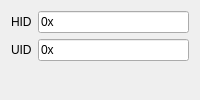
     <widget class="QWidget" name="hid_tab">
      <property name="toolTip">
       <string>HID</string>
      </property>
      <property name="statusTip">
       <string>HID</string>
      </property>
      <property name="whatsThis">
       <string>&lt;html&gt;&lt;head/&gt;&lt;body&gt;&lt;p&gt;HID&lt;/p&gt;&lt;/body&gt;&lt;/html&gt;</string>
      </property>
      <attribute name="icon">
       <iconset theme="system"></iconset>
      </attribute>
      <attribute name="title">
       <string>HID</string>
      </attribute>
      <layout class="QFormLayout" name="hid_layout">
       <property name="labelAlignment">
        <set>Qt::AlignRight|Qt::AlignTrailing|Qt::AlignVCenter</set>
       </property>
       <item row="0" column="0">
        <widget class="QLabel" name="hid_label">
         <property name="toolTip">
          <string>HID</string>
         </property>
         <property name="statusTip">
          <string>HID</string>
         </property>
         <property name="whatsThis">
          <string>&lt;html&gt;&lt;head/&gt;&lt;body&gt;&lt;p&gt;HID&lt;/p&gt;&lt;/body&gt;&lt;/html&gt;</string>
         </property>
         <property name="text">
          <string>HID</string>
         </property>
        </widget>
       </item>
       <item row="0" column="1">
        <widget class="QLineEdit" name="hid_text">
         <property name="toolTip">
          <string>HID</string>
         </property>
         <property name="statusTip">
          <string>HID</string>
         </property>
         <property name="whatsThis">
          <string>&lt;html&gt;&lt;head/&gt;&lt;body&gt;&lt;p&gt;HID in hexadecimal.&lt;/p&gt;&lt;/body&gt;&lt;/html&gt;</string>
         </property>
         <property name="inputMask">
          <string>&lt;\0\xhhhhhhhh</string>
         </property>
        </widget>
       </item>
       <item row="1" column="0">
        <widget class="QLabel" name="uid_label">
         <property name="toolTip">
          <string>UID</string>
         </property>
         <property name="statusTip">
          <string>UID</string>
         </property>
         <property name="whatsThis">
          <string>&lt;html&gt;&lt;head/&gt;&lt;body&gt;&lt;p&gt;UID&lt;/p&gt;&lt;/body&gt;&lt;/html&gt;</string>
         </property>
         <property name="text">
          <string>UID</string>
         </property>
        </widget>
       </item>
       <item row="1" column="1">
        <widget class="QLineEdit" name="uid_text">
         <property name="toolTip">
          <string>UID</string>
         </property>
         <property name="statusTip">
          <string>UID</string>
         </property>
         <property name="whatsThis">
          <string>&lt;html&gt;&lt;head/&gt;&lt;body&gt;&lt;p&gt;UID in hexadecimal.&lt;/p&gt;&lt;/body&gt;&lt;/html&gt;</string>
         </property>
         <property name="inputMask">
          <string>&lt;\0\xhhhhhhhh</string>
         </property>
        </widget>
       </item>
      </layout>
     </widget>
